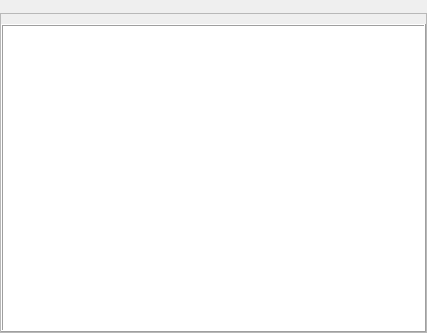
<?xml version="1.0" encoding="UTF-8"?>
<ui version="4.0">
 <class>CameraListWidget</class>
 <widget class="QWidget" name="CameraListWidget">
  <property name="geometry">
   <rect>
    <x>0</x>
    <y>0</y>
    <width>427</width>
    <height>307</height>
   </rect>
  </property>
  <property name="windowTitle">
   <string>Camera List</string>
  </property>
  <layout class="QVBoxLayout" name="verticalLayout_2">
   <property name="spacing">
    <number>1</number>
   </property>
   <property name="leftMargin">
    <number>0</number>
   </property>
   <property name="topMargin">
    <number>0</number>
   </property>
   <property name="rightMargin">
    <number>0</number>
   </property>
   <property name="bottomMargin">
    <number>0</number>
   </property>
   <item>
    <widget class="QWidget" name="topItem" native="true">
     <layout class="QHBoxLayout" name="horizontalLayout">
      <property name="spacing">
       <number>0</number>
      </property>
      <property name="leftMargin">
       <number>20</number>
      </property>
      <property name="topMargin">
       <number>6</number>
      </property>
      <property name="rightMargin">
       <number>14</number>
      </property>
      <property name="bottomMargin">
       <number>6</number>
      </property>
     </layout>
    </widget>
   </item>
   <item>
    <widget class="QScrollArea" name="scrollArea">
     <property name="minimumSize">
      <size>
       <width>0</width>
       <height>320</height>
      </size>
     </property>
     <property name="widgetResizable">
      <bool>true</bool>
     </property>
     <widget class="QWidget" name="scrollAreaWidgetContents">
      <property name="geometry">
       <rect>
        <x>0</x>
        <y>0</y>
        <width>425</width>
        <height>318</height>
       </rect>
      </property>
      <property name="minimumSize">
       <size>
        <width>0</width>
        <height>0</height>
       </size>
      </property>
      <layout class="QVBoxLayout" name="verticalLayout">
       <property name="leftMargin">
        <number>0</number>
       </property>
       <property name="topMargin">
        <number>10</number>
       </property>
       <property name="rightMargin">
        <number>0</number>
       </property>
       <property name="bottomMargin">
        <number>0</number>
       </property>
       <item>
        <widget class="QListWidget" name="cameraListWidget">
         <property name="frameShape">
          <enum>QFrame::Box</enum>
         </property>
         <property name="frameShadow">
          <enum>QFrame::Raised</enum>
         </property>
         <property name="editTriggers">
          <set>QAbstractItemView::NoEditTriggers</set>
         </property>
         <property name="spacing">
          <number>0</number>
         </property>
         <property name="modelColumn">
          <number>0</number>
         </property>
         <property name="selectionRectVisible">
          <bool>false</bool>
         </property>
        </widget>
       </item>
      </layout>
     </widget>
    </widget>
   </item>
  </layout>
 </widget>
 <resources>
  <include location="3dviewer.qrc"/>
 </resources>
 <connections/>
</ui>
